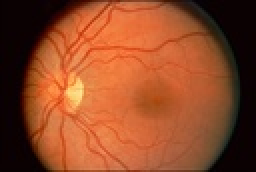
%> input picture Assignment_5/retina1.jpg, 128 x 86 px, shrunk from 471 x 318 before the run (shown 2 times larger)
$ octave Tamrin_5_2_2.m   (GNU Octave 9; MATLAB toolbox functions it lacks are replaced by stand-ins)
%> lines starting %> are read from the running program, lines starting %| are printed output that depends on the picture
### Assignment_5/New_5/nonLinDiff_2D.m
function [I] = nonLinDiff_2D(I,type,iter,dt,dy,dx,K,alfa)
    [M,N] = size(I);
    for t = 1 : iter
       %% compute grad. magnitude
       Grad = zeros(M,N);
       for m = dy+1 : M - dy
          for n = dx+1 : N - dx
              dyy = (I(m+dy,n) - I(m-dy,n)) / (2*dy);
              dxx = (I(m,n+dx) - I(m,n-dx)) / (2*dx);
              Grad(m,n) = sqrt(dyy^2 + dxx^2);
          end
       end
       %% compute g (diffusity function)
       g = zeros(M,N);
       for m = 1 : M
           for n = 1 : N
               if type == 1
                   g(m,n) = 1 / (1 + (Grad(m,n)/K)^(alfa + 1)); %D1
               else
                   g(m,n) = exp(-((Grad(m,n)/K)^(alfa+1))); %D2
               end
           end
       end
       %% compute changes for every pixel
       %% discretization of partial derivative
       D = zeros(M,N);
       for m = dy+1 : M - dy
          for n = dx+1 : N - dx
              g1 = ((g(m+dy,n) + g(m,n)) / (2*dy));
              g2 = ((g(m-dy,n) + g(m,n)) / (2*dy));
              g3 = ((g(m,n+dx) + g(m,n)) / (2*dx));
              g4 = ((g(m,n-dx) + g(m,n)) / (2*dx));
              chng =        ((g(m+dy,n) + g(m,n)) / (2*dy)) * I(m+dy,n);
              chng = chng + ((g(m-dy,n) + g(m,n)) / (2*dy)) * I(m-dy,n);
              chng = chng + ((g(m,n+dx) + g(m,n)) / (2*dx)) * I(m,n+dx);
              chng = chng + ((g(m,n-dx) + g(m,n)) / (2*dx)) * I(m,n-dx);
              chng = chng - (g1 + g2 + g3 + g4) * I(m,n);
              D(m,n) = chng;
          end
       end
       I = I + dt*D; %apply changes
    end
end

### Assignment_5/New_5/Tamrin_5_2_2.m
%% Clear Enviroment
clc
close all
clear all

%% Part 2-b
f = imread('retina1.jpg');
%> f is the input picture: size 86x128x3 uint8; mean R, G, B 142.7, 72.6, 39.3
f = rgb2gray(f);
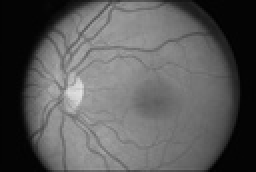
%> f: size 86x128 uint8 (shown 2 times larger); min 0, max 226, mean 89.8
f = im2double(f);
%> f: size 86x128 double
[M,N] = size(f);
%> M = 86; N = 128
g = f + 0.1*randn(M,N);
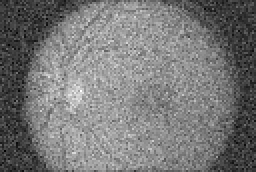
%> g: size 86x128 double (shown 2 times larger); min -0.314, max 1.1, mean 0.351; drawn with min black and max white

%% Non-Linear Diffusion
alfa=1; dx=1; dy=1; dt=0.025; K=0.08; iter=70;
y1 = nonLinDiff_2D(g,1,iter,dt,dy,dx,K,alfa);
%> (the run ends here)
